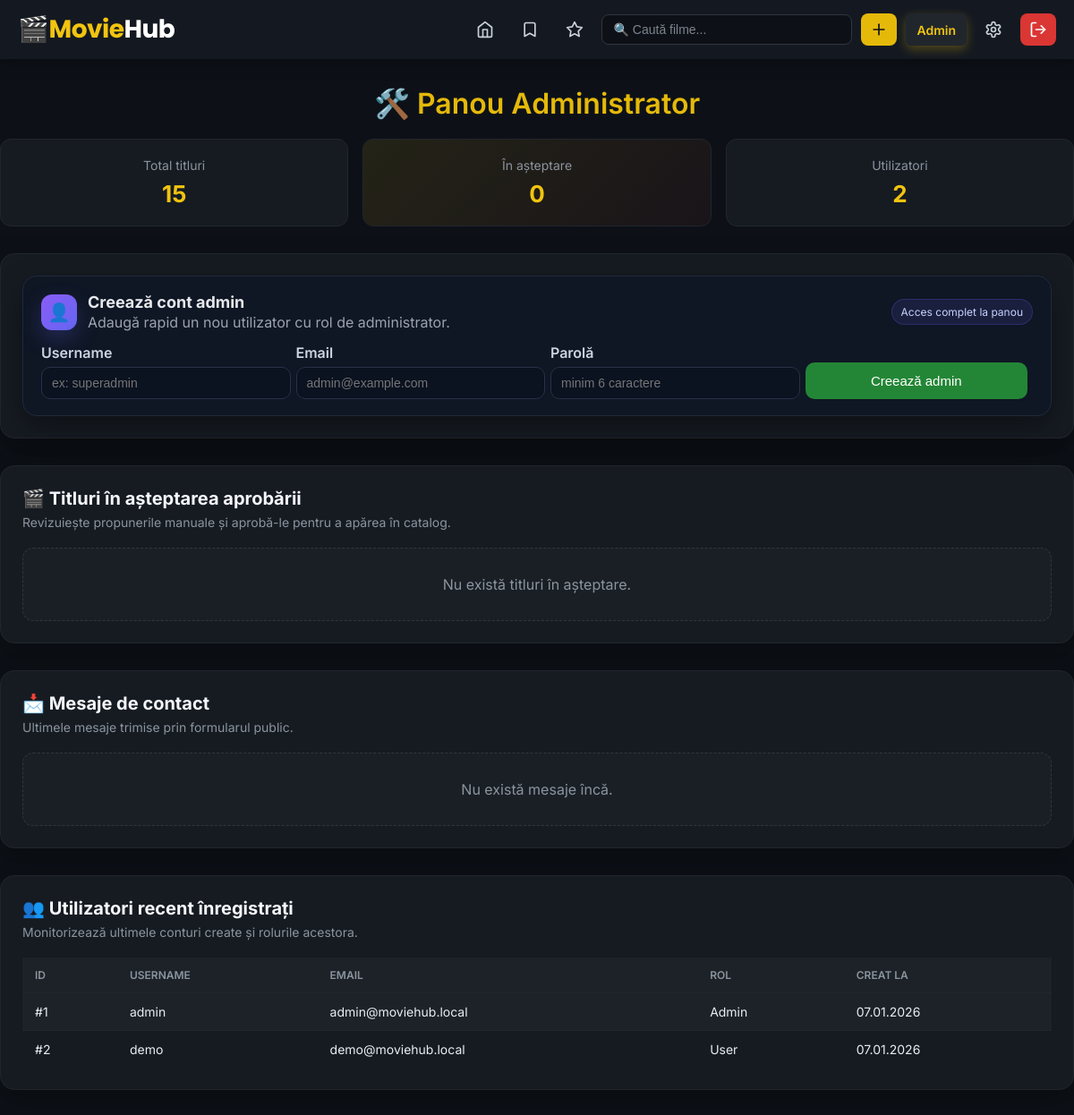
Page /studenti/admin.php (signed in) on the committed database.
### tables this page shows
CREATE TABLE IF NOT EXISTS users (
  id INT UNSIGNED AUTO_INCREMENT PRIMARY KEY,
  username VARCHAR(50) NOT NULL UNIQUE,
  email VARCHAR(120) NOT NULL UNIQUE,
  password_hash VARCHAR(255) NOT NULL,
  role ENUM('admin','user') NOT NULL DEFAULT 'user',
  remember_token VARCHAR(255) DEFAULT NULL,
  created_at TIMESTAMP DEFAULT CURRENT_TIMESTAMP,
  updated_at TIMESTAMP DEFAULT CURRENT_TIMESTAMP ON UPDATE CURRENT_TIMESTAMP
);

### studenti/admin.php (the view, shortened to what this page needs)
<?php
$pdo = db();
$currentUserId = $_SESSION['user_id'] ?? null;
$currentUserRole = $_SESSION['user_role'] ?? 'user';
$stats = [
    'movies' => 0,
    'pending' => 0,
    'users' => 0,
];
try {
    $stats['movies'] = (int) $pdo->query('SELECT COUNT(*) FROM movies')->fetchColumn();
    $stats['pending'] = (int) $pdo->query("SELECT COUNT(*) FROM movies WHERE status = 'pending'")->fetchColumn();
    $stats['users'] = (int) $pdo->query('SELECT COUNT(*) FROM users')->fetchColumn();
} catch (PDOException $e) {
}
$pendingMovies = [];
$recentUsers = [];
$contactMessages = [];
$contactError = '';
$assetVersionCss = file_exists(__DIR__ . '/style.css') ? filemtime(__DIR__ . '/style.css') : time();
try {
    $pendingStmt = $pdo->query("
        SELECT m.id, m.title, m.category, m.status, m.created_at, u.username AS submitted_by
        FROM movies m
        LEFT JOIN users u ON u.id = m.submitted_by
        WHERE m.status = 'pending'
        ORDER BY m.created_at DESC
        LIMIT 10
    ");
    $pendingMovies = $pendingStmt->fetchAll(PDO::FETCH_ASSOC);
    $userStmt = $pdo->query('
        SELECT id, username, email, role, created_at
        FROM users
        ORDER BY created_at DESC
        LIMIT 10
    ');
    $recentUsers = $userStmt->fetchAll(PDO::FETCH_ASSOC);
} catch (PDOException $e) {
}
  try {
    $pdo->exec("CREATE TABLE IF NOT EXISTS contact_messages (
      id INT AUTO_INCREMENT PRIMARY KEY,
      nume VARCHAR(255) NOT NULL,
      email VARCHAR(255) NOT NULL,
      mesaj TEXT NOT NULL,
      created_at TIMESTAMP DEFAULT CURRENT_TIMESTAMP
    ) ENGINE=InnoDB DEFAULT CHARSET=utf8mb4;");
    $stmt = $pdo->query('SELECT id, nume, email, mesaj, created_at FROM contact_messages ORDER BY created_at DESC LIMIT 50');
    $contactMessages = $stmt->fetchAll(PDO::FETCH_ASSOC);
  } catch (PDOException $e) {
    $contactError = 'Nu am putut încărca mesajele de contact.';
  }
?>
<!DOCTYPE html>
<html lang="ro">
<head>
  <link rel="stylesheet" href="style.css?v=<?php echo $assetVersionCss; ?>">
</head>
<body data-page="admin" data-user-id="<?php echo $currentUserId ?? 0; ?>" data-user-role="<?php echo htmlspecialchars($currentUserRole, ENT_QUOTES); ?>">
  <header class="main-header">
    <a href="index.php" class="logo" aria-label="Înapoi la Home">🎬 <span class="logo-movie">Movie</span><span class="logo-hub">Hub</span></a>
    <nav>
      <a href="index.php" class="nav-link nav-home">
        <svg xmlns="http://www.w3.org/2000/svg" width="20" height="20" viewBox="0 0 24 24" fill="none" stroke="currentColor" stroke-width="2" stroke-linecap="round" stroke-linejoin="round"><path d="m3 9 9-7 9 7v11a2 2 0 0 1-2 2H5a2 2 0 0 1-2-2z"></path><polyline points="9 22 9 12 15 12 15 22"></polyline></svg>
      </a>
      <a href="watchlist.php" class="nav-link nav-watchlist">
        <svg xmlns="http://www.w3.org/2000/svg" width="20" height="20" viewBox="0 0 24 24" fill="none" stroke="currentColor" stroke-width="2" stroke-linecap="round" stroke-linejoin="round"><path d="m19 21-7-4-7 4V5a2 2 0 0 1 2-2h10a2 2 0 0 1 2 2z"></path></svg>
      </a>
      <div class="dropdown">
        <a href="javascript:void(0)" class="nav-link nav-toprated">
          <svg xmlns="http://www.w3.org/2000/svg" width="20" height="20" viewBox="0 0 24 24" fill="none" stroke="currentColor" stroke-width="2" stroke-linecap="round" stroke-linejoin="round"><polygon points="12 2 15.09 8.26 22 9.27 17 14.14 18.18 21.02 12 17.77 5.82 21.02 7 14.14 2 9.27 8.91 8.26 12 2"></polygon></svg>
        </a>
      </div>
      <div class="search-container">
        <input type="text" id="search" placeholder="🔍 Caută filme...">
      </div>
      <button id="addMovieBtn">
        <svg xmlns="http://www.w3.org/2000/svg" width="20" height="20" viewBox="0 0 24 24" fill="none" stroke="currentColor" stroke-width="2" stroke-linecap="round" stroke-linejoin="round"><path d="M5 12h14"></path><path d="M12 5v14"></path></svg>
      </button>
      <a href="admin.php" class="nav-link nav-admin active" title="Panou administrator">
      </a>
      <a href="settings.php" class="nav-link nav-settings">
      </a>
      <a href="logout.php" class="logout-btn">
      </a>
    </nav>
  </header>
  <main class="content admin-content">
    <h2 class="page-title">🛠️ Panou Administrator</h2>
    <section class="admin-stats">
      <div class="stat-card" id="totalMoviesCard" role="button" tabindex="0">
        <p>Total titluri</p>
        <strong id="totalMoviesCount"><?php echo $stats['movies']; ?></strong>
      </div>
      <div class="stat-card">
        <p>În așteptare</p>
        <strong id="pendingMoviesCount"><?php echo $stats['pending']; ?></strong>
      </div>
      <div class="stat-card" id="usersCard" role="button" tabindex="0">
        <p>Utilizatori</p>
        <strong id="usersCount"><?php echo $stats['users']; ?></strong>
      </div>
    </section>
    <section class="admin-section">
      <div class="admin-create-card">
        <div class="admin-create-header">
          <div class="admin-create-icon">👤</div>
          <div>
            <h3>Creează cont admin</h3>
            <p>Adaugă rapid un nou utilizator cu rol de administrator.</p>
          </div>
          <div class="admin-create-meta">Acces complet la panou</div>
        </div>
        <form method="POST" class="admin-create-form">
          <div class="field">
            <label for="new_username">Username</label>
            <input type="text" id="new_username" name="new_username" value="<?= htmlspecialchars($_POST['new_username'] ?? '') ?>" required minlength="3" placeholder="ex: superadmin">
          </div>
          <div class="field">
            <label for="new_email">Email</label>
            <input type="email" id="new_email" name="new_email" value="<?= htmlspecialchars($_POST['new_email'] ?? '') ?>" required placeholder="admin@example.com">
          </div>
          <div class="field">
            <label for="new_password">Parolă</label>
            <input type="password" id="new_password" name="new_password" required minlength="6" placeholder="minim 6 caractere">
          </div>
          <div class="field submit">
            <button type="submit" class="admin-action wide">Creează admin</button>
          </div>
        </form>
      </div>
    </section>
    <section class="admin-section">
      <div class="section-header">
        <h3>🎬 Titluri în așteptarea aprobării</h3>
        <p>Revizuiește propunerile manuale și aprobă-le pentru a apărea în catalog.</p>
      </div>
      <?php if (empty($pendingMovies)): ?>
        <div class="empty-state" id="pendingEmptyState">Nu există titluri în așteptare.</div>
      <?php endif; ?>
    </section>
    <section class="admin-section">
      <div class="section-header">
        <h3>📩 Mesaje de contact</h3>
        <p>Ultimele mesaje trimise prin formularul public.</p>
      </div>
      <?php if ($contactError): ?>
        <div class="admin-create-alert error">⚠️ <?= htmlspecialchars($contactError) ?></div>
      <?php elseif (empty($contactMessages)): ?>
        <div class="empty-state">Nu există mesaje încă.</div>
      <?php endif; ?>
    </section>
    <section class="admin-section">
      <div class="section-header">
        <h3>👥 Utilizatori recent înregistrați</h3>
        <p>Monitorizează ultimele conturi create și rolurile acestora.</p>
      </div>
      <?php if (empty($recentUsers)): ?>
        <div class="empty-state">Nu există utilizatori disponibili.</div>
      <?php else: ?>
      <table class="admin-table">
        <thead>
          <tr>
            <th>ID</th>
            <th>Username</th>
            <th>Email</th>
            <th>Rol</th>
            <th>Creat la</th>
          </tr>
        </thead>
        <tbody>
          <?php foreach ($recentUsers as $user): ?>
          <tr>
            <td>#<?php echo (int) $user['id']; ?></td>
            <td><?php echo htmlspecialchars($user['username']); ?></td>
            <td><?php echo htmlspecialchars($user['email']); ?></td>
            <td><?php echo $user['role'] === 'admin' ? 'Admin' : 'User'; ?></td>
            <td><?php echo htmlspecialchars(date('d.m.Y', strtotime($user['created_at']))); ?></td>
          </tr>
          <?php endforeach; ?>
        </tbody>
      </table>
      <?php endif; ?>
    </section>
  </main>
</body>
</html>

### rows in the picture
users: id "1", username "admin", email "admin@moviehub.local", role "Admin", created_at "07.01.2026"
users: id "2", username "demo", email "demo@moviehub.local", role "User", created_at "07.01.2026"

### other values in the picture
$stats['movies'] "15"
$stats['pending'] "0"
$stats['users'] "2"
